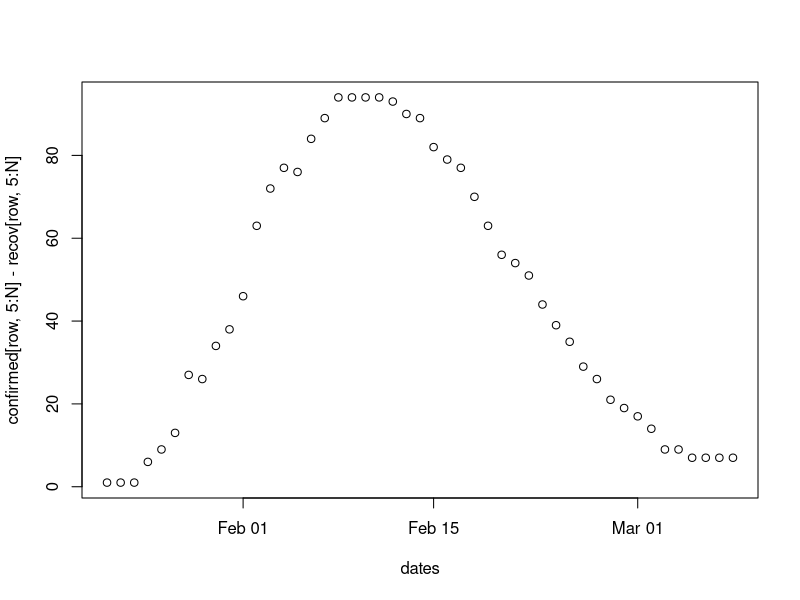
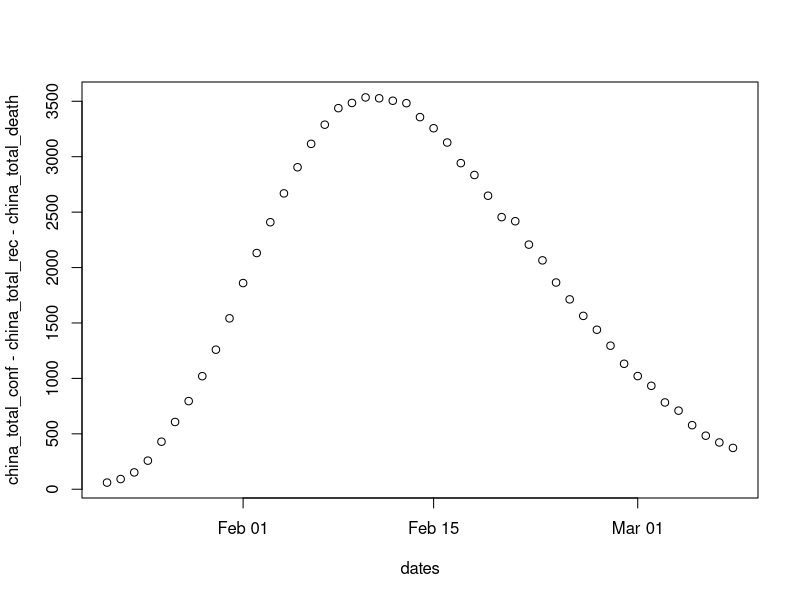
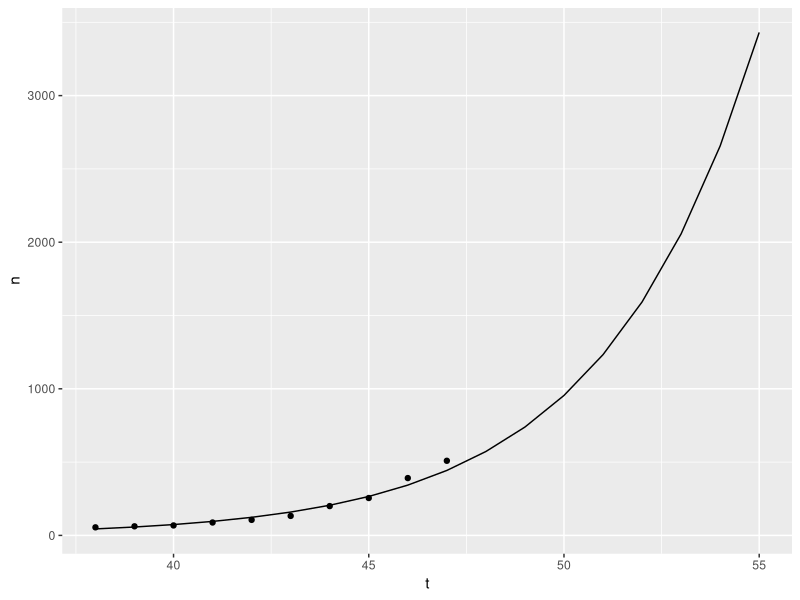
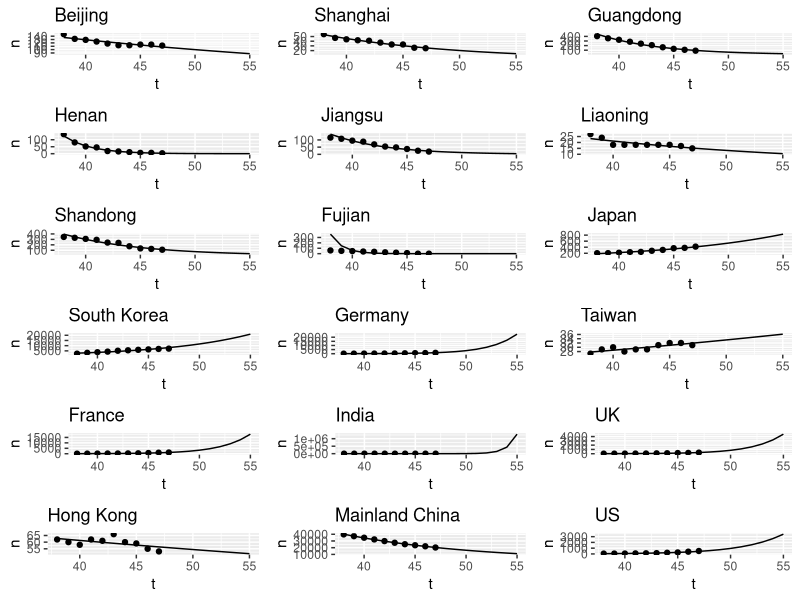
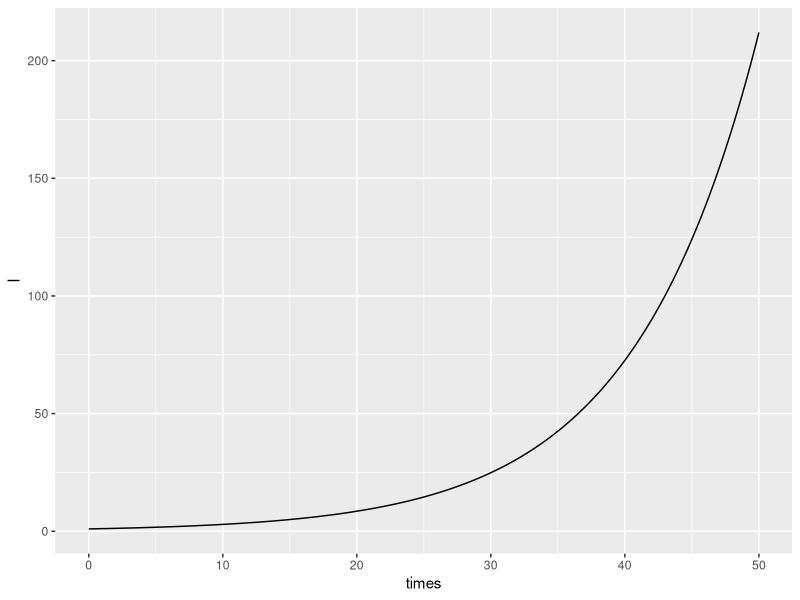
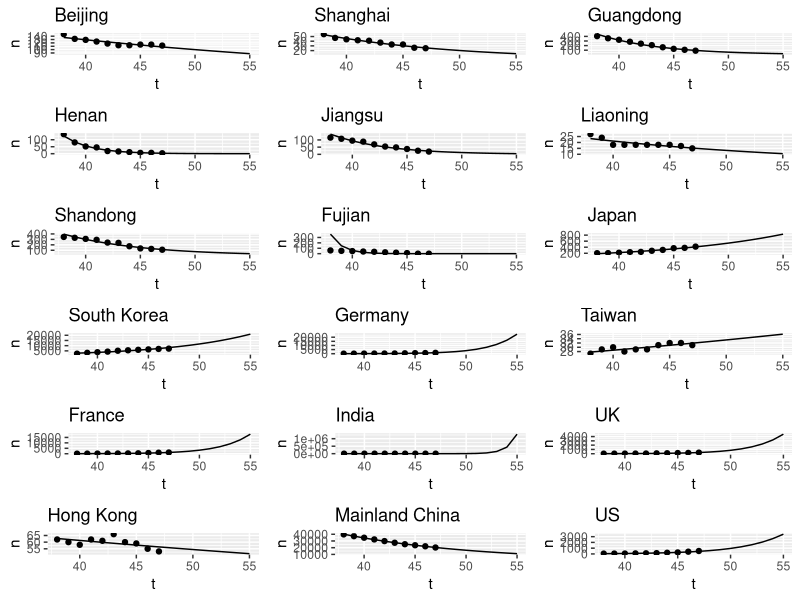

R code for these plots, in order:
## ---- chunk 1
knitr::opts_chunk$set(echo = TRUE)
library(reshape2)
library(ggplot2)
library(dplyr)
library(deSolve)
library(cowplot)

## ---- chunk 2
confirmed = read.csv("time_series_19-covid-Confirmed.csv", stringsAsFactors = F)
deaths=read.csv("time_series_19-covid-Deaths.csv", stringsAsFactors = F)
recov = read.csv("time_series_19-covid-Recovered.csv", stringsAsFactors = F)
## ---- chunk 3
colstr=colnames(confirmed)[5:ncol(confirmed)]
dstr=vapply(colstr, function(x) substr(x, start = 2, stop = nchar(x)), FUN.VALUE="hi")
dates=as.Date(dstr, format = "%m.%d.%y")
N=ncol(confirmed)
## ---- chunk 4
row=25
plot(dates,confirmed[row,5:N]-recov[row,5:N])
## ---- chunk 5
airChina_names=c('Beijing', 'Shanghai', 'Guangdong', 'Henan', 'Jiangsu', 'Liaoning', 'Shandong', 'Fujian')
airCountries=c('Japan', 'South Korea', 'Germany', 'Taiwan', 'France', 'India', 'UK', 'Hong Kong')
china_confirmed = confirmed[which(confirmed$Province %in% airChina_names),]
china_death = deaths[which(confirmed$Province %in% airChina_names),]
china_rec = recov[which(confirmed$Province %in% airChina_names),]
## ---- chunk 6
china_total_conf = colSums(china_confirmed[,5:N])
china_total_rec = colSums(china_rec[,5:N])
china_total_death=colSums(china_death[,5:N])
plot(dates,china_total_conf-china_total_rec-china_total_death)
## ---- chunk 7
extractPrevRegion = function(thisname) {
# make a simple data frame with date, cases, deaths, rec, prev, numerical data
if (thisname %in% confirmed$Region) {
conftmp=confirmed[which(confirmed$Region %in% thisname), ] 
rectmp=recov[which(confirmed$Region %in% thisname), ] 
deathtmp=deaths[which(confirmed$Region %in% thisname), ] 
} else {if (thisname %in% confirmed$Province) {
  conftmp=confirmed[which(confirmed$Province %in% thisname), ] 
rectmp=recov[which(confirmed$Province %in% thisname), ] 
deathtmp=deaths[which(confirmed$Province %in% thisname), ] 
}}
if (nrow(conftmp) > 1) { 
  cases=colSums(conftmp[,5:ncol(conftmp)]) 
  recs = colSums(rectmp[,5:ncol(rectmp)]) 
  deas=colSums(deathtmp[,5:ncol(deathtmp)]) 
} else {cases=conftmp[5:ncol(conftmp)]
  recs=rectmp[5:ncol(rectmp)]
  deas=deathtmp[5:ncol(deathtmp)]
}
return(prevs=cases-recs-deas)
}
## ---- chunk 8
getForecast=function(prevs, nDays=10, lastDay=55,mode="poly") {
  nDays=10
  lastDay=55 

# take last 10 days of the data
x = (length(prevs)-nDays+1):length(prevs) # was 38:47, for  last nDays 
ind=x # index to pull last 10 days of prevalence
y=vector()
y[1:nDays]=prevs[ind] # cases[ind]-recs[ind]-deas[ind]
mydf=data.frame(t=x, n=unlist(y)+0.01)
xx <- seq(min(ind),lastDay,by=1)

#  and  make the fit 
if (mode == "poly") { fit2 <- lm(formula = n~poly(t,2), data=mydf) 
fitline=predict(object=fit2, newdata =data.frame(t= xx))}

if (mode == "exp"){ fit2 <- lm(formula = log(n) ~ t, data=mydf)
fitline=exp(predict(object=fit2, newdata =data.frame(t= xx)))}

myfore=data.frame(t=xx,n=pmax(fitline,0*fitline))

return(list(thedata =mydf, myfore=myfore))
}


# return forecast with date, forecasted prevalence

## ---- chunk 9
# a few tests 
thisname="Mainland China"
thisname="US"
prevs = extractPrevRegion(thisname)

myfore=getForecast(prevs,mode="exp")

ggplot(data=myfore$thedata,aes(x=t,y=n))+geom_point() +
  geom_line(data=myfore$myfore, aes(x=t,y=n))

## ---- chunk 10
allnames = c(airChina_names, airCountries, "Mainland China", "US")
allfores = lapply( allnames,
        function(thisone) {prevs=extractPrevRegion(thisone)
        return(getForecast(prevs,mode="exp"))})

plotlist=list()
for (k in 1:length(allnames)) {
plotlist[[k]] = ggplot(data=allfores[[k]]$thedata,aes(x=t,y=n))+geom_point() +
  geom_line(data=allfores[[k]]$myfore, aes(x=t,y=n))+ggtitle(allnames[k])}

plot_grid(plotlist=plotlist, ncol = 3)
ggsave(file="quickforecasts.pdf", width=8,height=11)
## ---- chunk 11
forecastdf = data.frame(days=allfores[[1]]$myfore$t,
        dates=seq.Date(from=dates[min(allfores[[1]]$myfore$t)],
                       by=1, length.out=length(allfores[[1]]$myfore$t)))
for (k in 1:length(allnames)) {
  forecastdf[,k+2]=allfores[[k]]$myfore$n
}
colnames(forecastdf)[3:ncol(forecastdf)] = allnames
write.csv(forecastdf, file = "quickforecasts.csv")
## ---- chunk 12
sirmodel <- function(t,state,pars) {
  with(as.list(c(state,pars)), { 
    dSdt = -(R0/D)*I*S/N
    dIdt = (R0/D)*I*S/N - I/D
    # dRdt = I/D; dr + ds + di =0, S+I+R = N --> R = N-S-I and we eliminate R 
     list(c(dSdt, dIdt))
  })
}
## ---- chunk 13
N=1e6
state=c(S=N-1, I=1)
times = seq(0,50, by=0.1) 
pars=list(N=N,D=14,R0=2.5,D=15)
out = as.data.frame(ode(y= state, times=times,  func=sirmodel, parms=pars))
## ---- chunk 14
ggplot(data=out, aes(x=times,y=I))+geom_line()
## ---- chunk 15
getlambd = function(out,pars,day) {
  try(if(var(diff(out$time)) >0.005) {  stop("approx integral assumes equal time steps")} )
 try(if( max(out$time) < day) {stop("model simulation is not long enough for the data") })
   if (day==min(out$time)) {ii =  which(out$time >= day & out$time < day+1)
   } else {   ii = which(out$time > day-1 & out$time <= day) }

  dx=out$time[ii[2]]-out$time[ii[1]] # like dt 
# ft=with(pars , {(Lwi/N)*(out$E[ii] + out$I[ii])})
  ft = out$I[ii]*out$S[ii]*pars$R0/(pars$D*pars$N) # beta i s
return( 0.5*(dx)*(ft[1]+2*sum(ft[2:(length(ft)-1)])+ft[length(ft)])) # numerical int
}

sirloglike = function( out,pars,thisdata) {
  # get expected number of cases each day from the Poisson model and the sim'n
  ld=vapply(thisdata$day, function(x) getlambd(out,pars,x), FUN.VALUE = 1)

  # now call the log likelihood function; thisdata$xd has to be the new cases that day
  return( sum((-ld) + thisdata$xd*(log(ld)) - log( factorial(thisdata$xd))))
  } 

loglike = function(R0, pars, thisdata, state,times) {
  pars$R0 = R0
  out = as.data.frame(ode(y= state, times=times,  func=sirmodel, parms=pars))
  return(-sirloglike(out,pars,thisdata)) 
  # NOTE optim will minimize by default, min ( -loglike) = max (log like)
}
